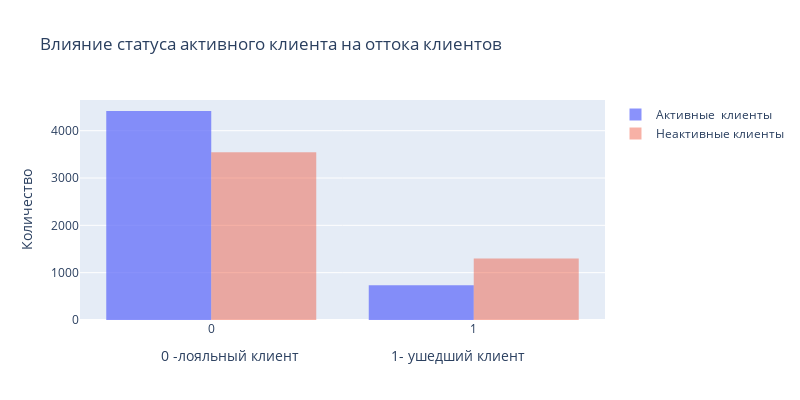

The cell this chart's notebook holds for it:
### Markdown cell above
9.8. Как влияет наличие статуса активного клиента на отток клиентов? Постройте диаграмму, иллюстрирующую это. Что бы вы предложили банку, чтобы уменьшить отток клиентов среди неактивных?

### Code cell
#IsActiveMember — есть ли у клиента статус активного клиента банка (1 — да, 0 — нет)
mask = churn_data['IsActiveMember']  == 1
#fig = plt.figure(figsize=(10, 6))
churn_data['activity'] = churn_data['IsActiveMember'].apply(lambda x: 'Активный' if x == 1 else 'Не активный')
mask1 = churn_data['IsActiveMember']  == 1
mask0 = churn_data['IsActiveMember']  == 0
fig = go.Figure()
fig.add_trace(go.Histogram(x=churn_data[mask1]['Exited'], opacity=0.75, name='Активные  клиенты'))
fig.add_trace(go.Histogram(x=churn_data[mask0]['Exited'], opacity=0.45, name='Неактивные клиенты'))
#fig.update_layout(barmode='overlay',)
fig.update_layout(width = 800, height  = 400)
fig.update_layout(title="Влияние статуса активного клиента на оттока клиентов")
fig.update_xaxes(title=' 0 -лояльный клиент                       1- ушедший клиент')
fig.update_yaxes(title='Количество') 
fig.show()

### Figure 1 — Plotly figure (JSON) as saved in the notebook; plotly's stock layout.template omitted (floating-point values rounded to 4 significant figures; data arrays with more than 128 entries replaced by an {"elided": "..."} marker saying what was removed)
{"data": [{"name": "Активные  клиенты", "opacity": 0.75, "type": "histogram", "x": {"elided": "5151 int values"}}, {"name": "Неактивные клиенты", "opacity": 0.45, "type": "histogram", "x": {"elided": "4849 int values"}}], "layout": {"height": 400, "title": {"text": "Влияние статуса активного клиента на оттока клиентов"}, "width": 800, "xaxis": {"title": {"text": " 0 -лояльный клиент                       1- ушедший клиент"}}, "yaxis": {"title": {"text": "Количество"}}}}
